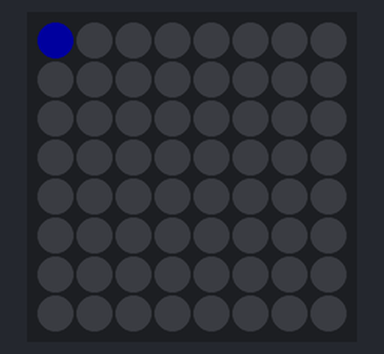
Bench run of a sketch on a simulated Arduino Uno, built with avr-gcc and run on an emulated ATmega328P. Shown: 8×8 RGB LED matrix (first LED top left, wired row by row). Dim RGB values are drawn brighter than linear.

Above: at 0.05 s.
At 1.0 s:
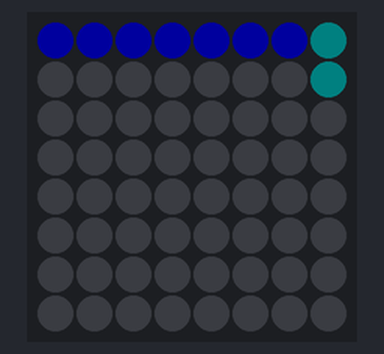
At 2.05 s:
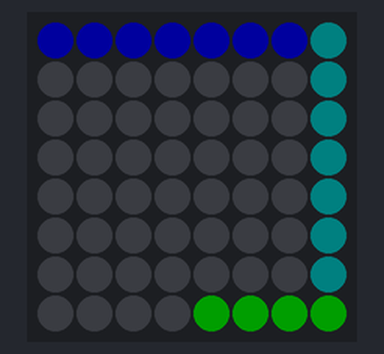
At 4.14 s:
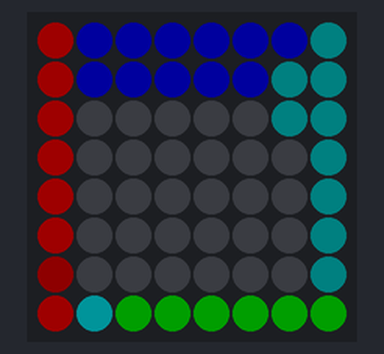
At 6.24 s:
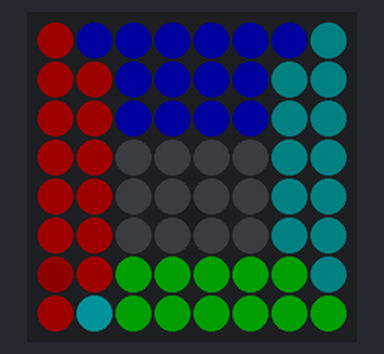
At 8.35 s:
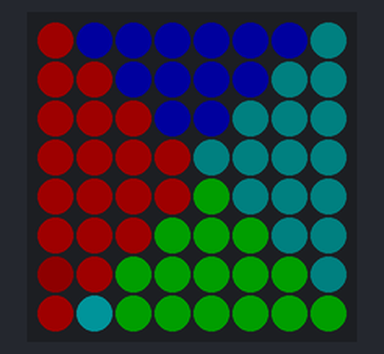

The sketch:

LironSaediNeoMatrixSpiral.ino
```cpp
#include <Adafruit_GFX.h>
#include <Adafruit_SPITFT.h>
#include <Adafruit_SPITFT_Macros.h>
#include <gfxfont.h>

#include <Adafruit_NeoPixel.h>
#include <Adafruit_NeoMatrix.h>
#include <gamma.h>

Adafruit_NeoMatrix matrix(8, 8, 5);
void setup()
{
  matrix.begin();
  matrix.setBrightness(30);
  matrix.clear();
}

int shift = 0;
void loop()
{
  //change color here


  //top
  for (int i = 0 + shift; i <= 7 - shift; i++)
  {
    //start, end, and row change by 1
    matrix.drawPixel(i, shift, matrix.Color(0, 0 , 255));
    matrix.show();
    delay(100);
  }

  //right
  for (int i = 0 + shift; i <= 7 - shift; i++)
  {
    //start, end, and row change by 1
    matrix.drawPixel(7 - shift, i, matrix.Color(0, 125, 125));
    matrix.show();
    delay(100);
  }

  // bottom

  for (int i = 7 - shift; i >= 0 + shift; i--)
  {
    //start, end, and row change by 1
    matrix.drawPixel( i, 7 - shift, matrix.Color(0, 255, 0));
    matrix.show();
    delay(100);
  }

  // left
  for (int i = 7 - shift; i >= 0 + shift; i--)
  {
    //start, end, and row change by 1
    matrix.drawPixel( shift, i, matrix.Color(255, 0 , 0));
    matrix.show();
    delay(100);
  }

matrix.drawPixel(0,6, matrix.Color(189,23,23));

  matrix.drawPixel(1,7, matrix.Color(0,234,234));

  /*
    for (int i = 0 + shift; i < 8 - shift; i++)
    {
    //start, end, and row change by 1
    matrix.drawPixel(shift, i, matrix.Color(255, 0, 0));
    matrix.show();
    delay(50);
    }
  */


  //bottom

  //left

  shift++;
  if (shift == 8)
  {
    shift = 0;
    matrix.clear();
  }
}
```

Measured:
- by itself, everything shown: repeats every 8.4 s, in 80 steps
